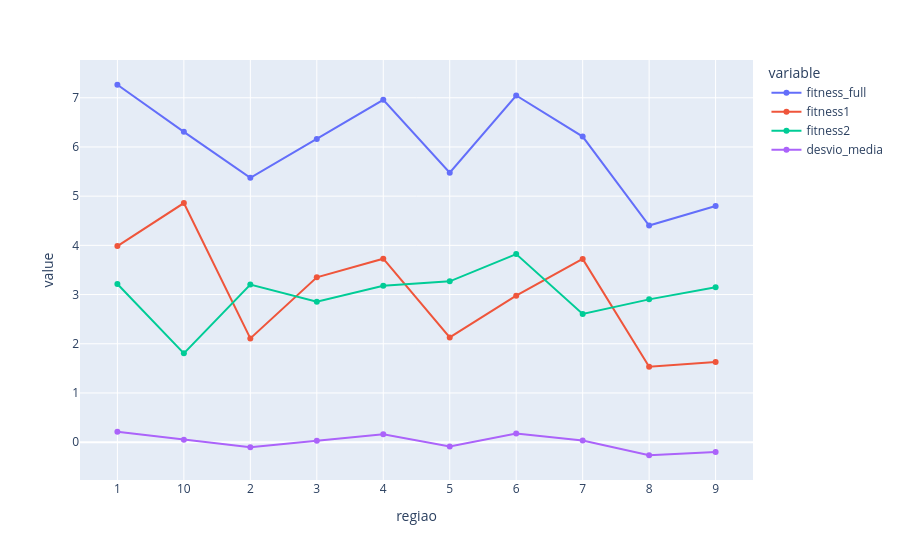
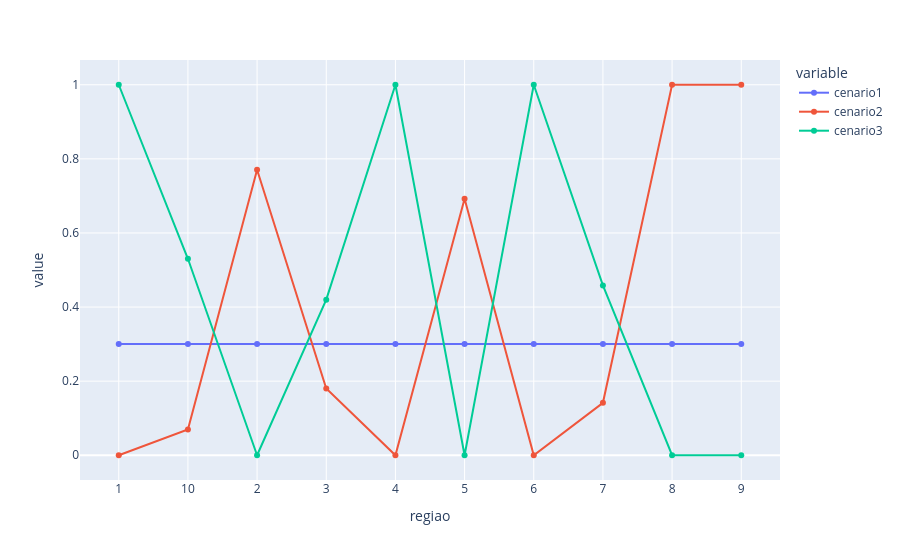
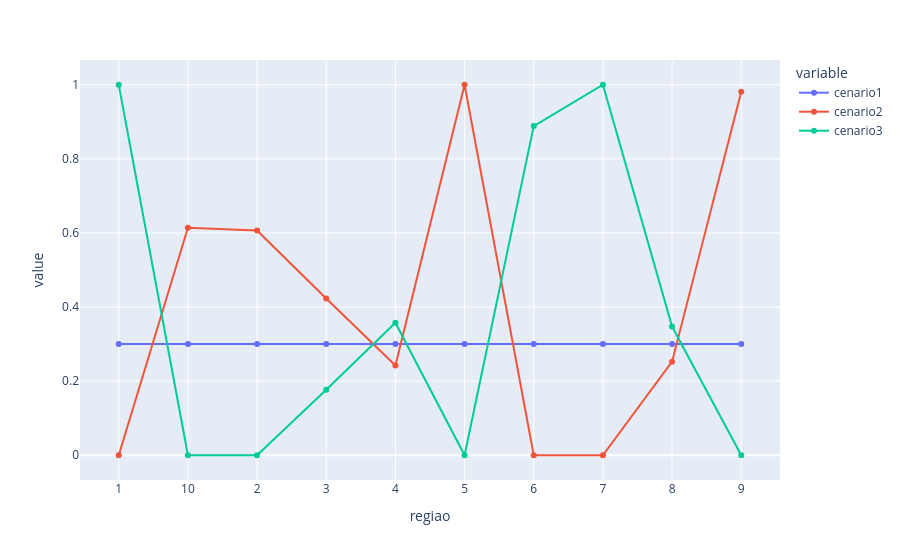
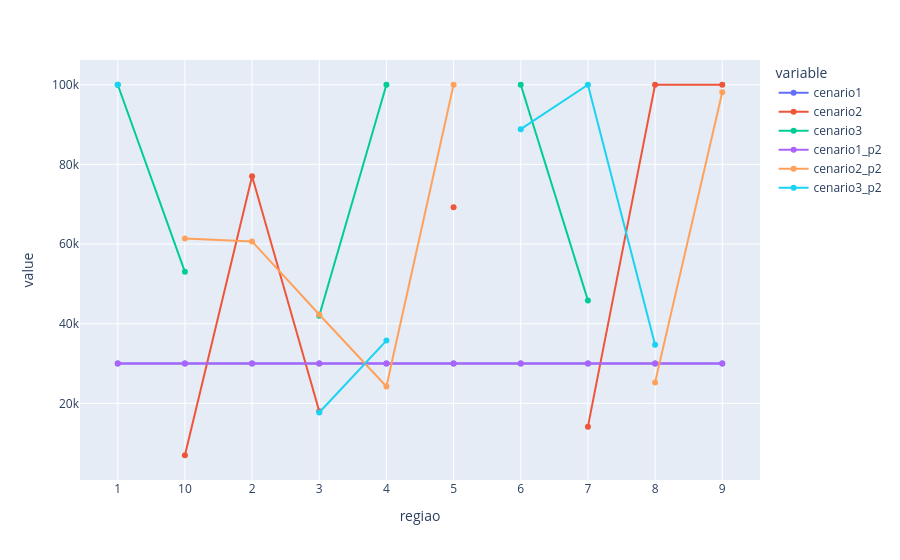

The cell these charts' notebook holds for them, in order:
### Code cell
print(df.shape)
print(df_cenario1.shape)
print(df_cenario2.shape)
print(df_cenario3.shape)

print(df2.shape)
print(df_cenario1_p2.shape)
print(df_cenario2_p2.shape)
print(df_cenario3_p2.shape)

ams1 = df_cenario1.groupby('regiao').size().reset_index(name = 'cenario1')
ams2 = df_cenario2.groupby('regiao').size().reset_index(name = 'cenario2')
ams3 = df_cenario3.groupby('regiao').size().reset_index(name = 'cenario3')

ams1_p2 = df_cenario1_p2.groupby('regiao').size().reset_index(name = 'cenario1_p2')
ams2_p2 = df_cenario2_p2.groupby('regiao').size().reset_index(name = 'cenario2_p2')
ams3_p2 = df_cenario3_p2.groupby('regiao').size().reset_index(name = 'cenario3_p2')

teste = (ams1.merge(ams2,    on='regiao', how='outer').
              merge(ams3,    on='regiao', how='outer').
              merge(ams1_p2, on='regiao', how='outer').
              merge(ams2_p2, on='regiao', how='outer').
              merge(ams3_p2, on='regiao', how='outer')
        )

display(px.line(df_amostragem1, x='regiao', y=['fitness_full', 'fitness1', 'fitness2','desvio_media'], markers=True))
display(px.line(df_amostragem1, x='regiao', y=['cenario1', 'cenario2', 'cenario3'], markers=True))
display(px.line(df_amostragem2, x='regiao', y=['cenario1', 'cenario2', 'cenario3'], markers=True))
display(px.line(teste,          x='regiao', y=['cenario1', 'cenario2', 'cenario3', 'cenario1_p2', 'cenario2_p2', 'cenario3_p2'], markers=True))

### Figure 1 — Plotly figure (JSON) as saved in the notebook; plotly's stock layout.template omitted (floating-point values rounded to 4 significant figures)
{"data": [{"hovertemplate": "variable=fitness_full<br>regiao=%{x}<br>value=%{y}<extra></extra>", "legendgroup": "fitness_full", "line": {"color": "#636efa", "dash": "solid"}, "marker": {"symbol": "circle"}, "mode": "lines+markers", "name": "fitness_full", "orientation": "v", "showlegend": true, "type": "scatter", "x": ["1", "10", "2", "3", "4", "5", "6", "7", "8", "9"], "xaxis": "x", "y": [7.264, 6.307, 5.373, 6.16, 6.959, 5.477, 7.046, 6.211, 4.402, 4.801], "yaxis": "y"}, {"hovertemplate": "variable=fitness1<br>regiao=%{x}<br>value=%{y}<extra></extra>", "legendgroup": "fitness1", "line": {"color": "#EF553B", "dash": "solid"}, "marker": {"symbol": "circle"}, "mode": "lines+markers", "name": "fitness1", "orientation": "v", "showlegend": true, "type": "scatter", "x": ["1", "10", "2", "3", "4", "5", "6", "7", "8", "9"], "xaxis": "x", "y": [3.985, 4.859, 2.109, 3.351, 3.729, 2.128, 2.977, 3.725, 1.531, 1.63], "yaxis": "y"}, {"hovertemplate": "variable=fitness2<br>regiao=%{x}<br>value=%{y}<extra></extra>", "legendgroup": "fitness2", "line": {"color": "#00cc96", "dash": "solid"}, "marker": {"symbol": "circle"}, "mode": "lines+markers", "name": "fitness2", "orientation": "v", "showlegend": true, "type": "scatter", "x": ["1", "10", "2", "3", "4", "5", "6", "7", "8", "9"], "xaxis": "x", "y": [3.215, 1.805, 3.203, 2.853, 3.177, 3.269, 3.822, 2.604, 2.902, 3.149], "yaxis": "y"}, {"hovertemplate": "variable=desvio_media<br>regiao=%{x}<br>value=%{y}<extra></extra>", "legendgroup": "desvio_media", "line": {"color": "#ab63fa", "dash": "solid"}, "marker": {"symbol": "circle"}, "mode": "lines+markers", "name": "desvio_media", "orientation": "v", "showlegend": true, "type": "scatter", "x": ["1", "10", "2", "3", "4", "5", "6", "7", "8", "9"], "xaxis": "x", "y": [0.2107, 0.05118, -0.1045, 0.02667, 0.1598, -0.08717, 0.1743, 0.03521, -0.2663, -0.1998], "yaxis": "y"}], "layout": {"legend": {"title": {"text": "variable"}, "tracegroupgap": 0}, "margin": {"t": 60}, "xaxis": {"anchor": "y", "domain": [0, 1], "title": {"text": "regiao"}}, "yaxis": {"anchor": "x", "domain": [0, 1], "title": {"text": "value"}}}}

### Figure 2 — Plotly figure (JSON) as saved in the notebook; plotly's stock layout.template omitted (floating-point values rounded to 4 significant figures)
{"data": [{"hovertemplate": "variable=cenario1<br>regiao=%{x}<br>value=%{y}<extra></extra>", "legendgroup": "cenario1", "line": {"color": "#636efa", "dash": "solid"}, "marker": {"symbol": "circle"}, "mode": "lines+markers", "name": "cenario1", "orientation": "v", "showlegend": true, "type": "scatter", "x": ["1", "10", "2", "3", "4", "5", "6", "7", "8", "9"], "xaxis": "x", "y": [0.3, 0.3, 0.3, 0.3, 0.3, 0.3, 0.3, 0.3, 0.3, 0.3], "yaxis": "y"}, {"hovertemplate": "variable=cenario2<br>regiao=%{x}<br>value=%{y}<extra></extra>", "legendgroup": "cenario2", "line": {"color": "#EF553B", "dash": "solid"}, "marker": {"symbol": "circle"}, "mode": "lines+markers", "name": "cenario2", "orientation": "v", "showlegend": true, "type": "scatter", "x": ["1", "10", "2", "3", "4", "5", "6", "7", "8", "9"], "xaxis": "x", "y": [0, 0.06968, 0.7705, 0.18, 0, 0.6923, 0, 0.1415, 1, 1], "yaxis": "y"}, {"hovertemplate": "variable=cenario3<br>regiao=%{x}<br>value=%{y}<extra></extra>", "legendgroup": "cenario3", "line": {"color": "#00cc96", "dash": "solid"}, "marker": {"symbol": "circle"}, "mode": "lines+markers", "name": "cenario3", "orientation": "v", "showlegend": true, "type": "scatter", "x": ["1", "10", "2", "3", "4", "5", "6", "7", "8", "9"], "xaxis": "x", "y": [1, 0.5303, 0, 0.42, 1, 0, 1, 0.4585, 0, 0], "yaxis": "y"}], "layout": {"legend": {"title": {"text": "variable"}, "tracegroupgap": 0}, "margin": {"t": 60}, "xaxis": {"anchor": "y", "domain": [0, 1], "title": {"text": "regiao"}}, "yaxis": {"anchor": "x", "domain": [0, 1], "title": {"text": "value"}}}}

### Figure 3 — Plotly figure (JSON) as saved in the notebook; plotly's stock layout.template omitted (floating-point values rounded to 4 significant figures)
{"data": [{"hovertemplate": "variable=cenario1<br>regiao=%{x}<br>value=%{y}<extra></extra>", "legendgroup": "cenario1", "line": {"color": "#636efa", "dash": "solid"}, "marker": {"symbol": "circle"}, "mode": "lines+markers", "name": "cenario1", "orientation": "v", "showlegend": true, "type": "scatter", "x": ["1", "10", "2", "3", "4", "5", "6", "7", "8", "9"], "xaxis": "x", "y": [0.3, 0.3, 0.3, 0.3, 0.3, 0.3, 0.3, 0.3, 0.3, 0.3], "yaxis": "y"}, {"hovertemplate": "variable=cenario2<br>regiao=%{x}<br>value=%{y}<extra></extra>", "legendgroup": "cenario2", "line": {"color": "#EF553B", "dash": "solid"}, "marker": {"symbol": "circle"}, "mode": "lines+markers", "name": "cenario2", "orientation": "v", "showlegend": true, "type": "scatter", "x": ["1", "10", "2", "3", "4", "5", "6", "7", "8", "9"], "xaxis": "x", "y": [0, 0.6138, 0.6067, 0.423, 0.2424, 1, 0, 0, 0.2526, 0.9811], "yaxis": "y"}, {"hovertemplate": "variable=cenario3<br>regiao=%{x}<br>value=%{y}<extra></extra>", "legendgroup": "cenario3", "line": {"color": "#00cc96", "dash": "solid"}, "marker": {"symbol": "circle"}, "mode": "lines+markers", "name": "cenario3", "orientation": "v", "showlegend": true, "type": "scatter", "x": ["1", "10", "2", "3", "4", "5", "6", "7", "8", "9"], "xaxis": "x", "y": [1, 0, 0, 0.177, 0.3576, 0, 0.8885, 1, 0.3474, 0], "yaxis": "y"}], "layout": {"legend": {"title": {"text": "variable"}, "tracegroupgap": 0}, "margin": {"t": 60}, "xaxis": {"anchor": "y", "domain": [0, 1], "title": {"text": "regiao"}}, "yaxis": {"anchor": "x", "domain": [0, 1], "title": {"text": "value"}}}}

### Figure 4 — Plotly figure (JSON) as saved in the notebook; plotly's stock layout.template omitted (floating-point values rounded to 4 significant figures)
{"data": [{"hovertemplate": "variable=cenario1<br>regiao=%{x}<br>value=%{y}<extra></extra>", "legendgroup": "cenario1", "line": {"color": "#636efa", "dash": "solid"}, "marker": {"symbol": "circle"}, "mode": "lines+markers", "name": "cenario1", "orientation": "v", "showlegend": true, "type": "scatter", "x": ["1", "10", "2", "3", "4", "5", "6", "7", "8", "9"], "xaxis": "x", "y": [30000, 30000, 30000, 30000, 30000, 30000, 30000, 30000, 30000, 30000], "yaxis": "y"}, {"hovertemplate": "variable=cenario2<br>regiao=%{x}<br>value=%{y}<extra></extra>", "legendgroup": "cenario2", "line": {"color": "#EF553B", "dash": "solid"}, "marker": {"symbol": "circle"}, "mode": "lines+markers", "name": "cenario2", "orientation": "v", "showlegend": true, "type": "scatter", "x": ["1", "10", "2", "3", "4", "5", "6", "7", "8", "9"], "xaxis": "x", "y": [null, 6968, 77046, 18000, null, 69228, null, 14154, 100000, 100000], "yaxis": "y"}, {"hovertemplate": "variable=cenario3<br>regiao=%{x}<br>value=%{y}<extra></extra>", "legendgroup": "cenario3", "line": {"color": "#00cc96", "dash": "solid"}, "marker": {"symbol": "circle"}, "mode": "lines+markers", "name": "cenario3", "orientation": "v", "showlegend": true, "type": "scatter", "x": ["1", "10", "2", "3", "4", "5", "6", "7", "8", "9"], "xaxis": "x", "y": [100000, 53031, null, 41999, 100000, null, 100000, 45845, null, null], "yaxis": "y"}, {"hovertemplate": "variable=cenario1_p2<br>regiao=%{x}<br>value=%{y}<extra></extra>", "legendgroup": "cenario1_p2", "line": {"color": "#ab63fa", "dash": "solid"}, "marker": {"symbol": "circle"}, "mode": "lines+markers", "name": "cenario1_p2", "orientation": "v", "showlegend": true, "type": "scatter", "x": ["1", "10", "2", "3", "4", "5", "6", "7", "8", "9"], "xaxis": "x", "y": [30000, 30000, 30000, 30000, 30000, 30000, 30000, 30000, 30000, 30000], "yaxis": "y"}, {"hovertemplate": "variable=cenario2_p2<br>regiao=%{x}<br>value=%{y}<extra></extra>", "legendgroup": "cenario2_p2", "line": {"color": "#FFA15A", "dash": "solid"}, "marker": {"symbol": "circle"}, "mode": "lines+markers", "name": "cenario2_p2", "orientation": "v", "showlegend": true, "type": "scatter", "x": ["1", "10", "2", "3", "4", "5", "6", "7", "8", "9"], "xaxis": "x", "y": [null, 61382, 60670, 42297, 24237, 100000, null, null, 25262, 98111], "yaxis": "y"}, {"hovertemplate": "variable=cenario3_p2<br>regiao=%{x}<br>value=%{y}<extra></extra>", "legendgroup": "cenario3_p2", "line": {"color": "#19d3f3", "dash": "solid"}, "marker": {"symbol": "circle"}, "mode": "lines+markers", "name": "cenario3_p2", "orientation": "v", "showlegend": true, "type": "scatter", "x": ["1", "10", "2", "3", "4", "5", "6", "7", "8", "9"], "xaxis": "x", "y": [100000, null, null, 17702, 35762, null, 88854, 100000, 34737, null], "yaxis": "y"}], "layout": {"legend": {"title": {"text": "variable"}, "tracegroupgap": 0}, "margin": {"t": 60}, "xaxis": {"anchor": "y", "domain": [0, 1], "title": {"text": "regiao"}}, "yaxis": {"anchor": "x", "domain": [0, 1], "title": {"text": "value"}}}}
